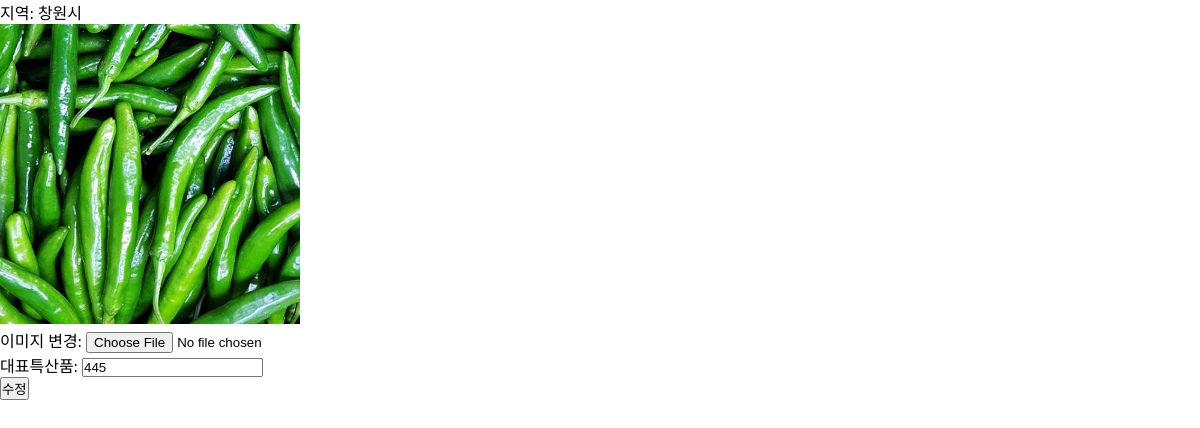
The app's page /detail?area=창원시 (signed in) with its own data.
### tables this page shows
CREATE TABLE `specialty` (
  `area` text NOT NULL,
  `img` text NOT NULL,
  `specialty` text NOT NULL
);

### lib.php (called while the page is built, shortened)
<?php
function view($page, $data=[])
{
    extract($data);
    require_once("../src/views/template/header.php");
    require_once("../src/views/{$page}.php");
    require_once("../src/views/template/footer.php");
};

### src/Controller/View.php (called while the page is built, shortened)
<?php
class View
{
    function detailPage()
    {
        extract($_GET);
        $result = fetch("SELECT * FROM specialty WHERE area = ?", [$area]);
        view("detail", ["info" => $result]);
    }
}

### web.php (called while the page is built, shortened)
<?php
$get(
    "/@View@indexPage",
    "/sub1@View@sub1Page",
    "/sub2@View@sub2Page",
    "/sub3@View@sub3Page",
    "/api/event/:tel/stamps@Api@stampsApi",
    "/admin_specialty@View@adminSpecialtyPage",
    "/admin_event@View@adminEventPage",
    "/admin@View@adminPage",
    "/detail@View@detailPage",
);

### public/index.php (called while the page is built, shortened)
<?php
require_once("../lib.php");
require_once("../src/Route.php");
require_once("../src/DB.php");
require_once("../web.php");

### src/DB.php (called while the page is built, shortened)
<?php
class DB
{
    static $db = null;
    static function get()
    {
        $option = [ 19 => 5, 3 => 2 ];
        if(is_null(self::$db)) {
            self::$db = new \PDO("mysql:host=localhost; dbname=2022_2; charset=utf8mb4", "root", "", $option);
        }
        return self::$db;
    }
}
function fetch($sql, $data=[])
{
    $q = DB::get()->prepare($sql);
    $q -> execute($data);
    return $q -> fetch();
};

### src/views/detail.php (the view, shortened to what this page needs)
<form name="specialty_update" method="post">
    지역: <span><?=$info->area ?></span> <br>
    <img src="./(웹디자인)선수제공파일/특산품/<?=$info->img ?>" alt=""> <br>
    이미지 변경: <input type="file" name="photo_name" accept=".jpg"> <br>
    대표특산품: <input type="text" name="specialty" value="<?=$info->specialty ?>"> <br>
    <input type="submit" value="수정">
</form>

### src/Route.php (shortened to what this page needs)
<?php
function init($pages)
{
    [$url] = explode("?", $_SERVER["REQUEST_URI"]);
    foreach($pages as $p)
    {
        [$path, $name, $method] = explode("@", $p);
        $reg = preg_replace("/:[^\/]+/", "([^/]+)", $path);
        $reg = preg_replace("/\//", "\\/", $reg);
        $reg = "/^".$reg."$/";
        if(preg_match($reg, $url, $r))
        {
            $con = new $conName();
            $con->{$method}($r);
            exit;
        }
    }
};
function call($method, $args)
{
    if($_SERVER["REQUEST_METHOD"] == $method)
    {
        init($args);
    }
};
$get = fn(...$args) => call("GET", $args);

### public/css/style.css (style rules this page uses)
* { margin: 0; padding: 0; box-sizing: border-box; }
form[name="specialty_update"] img { object-fit: cover; width: 300px; height: 300px; }

### records on screen
specialty: area "창원시", img (picture), specialty "445"
